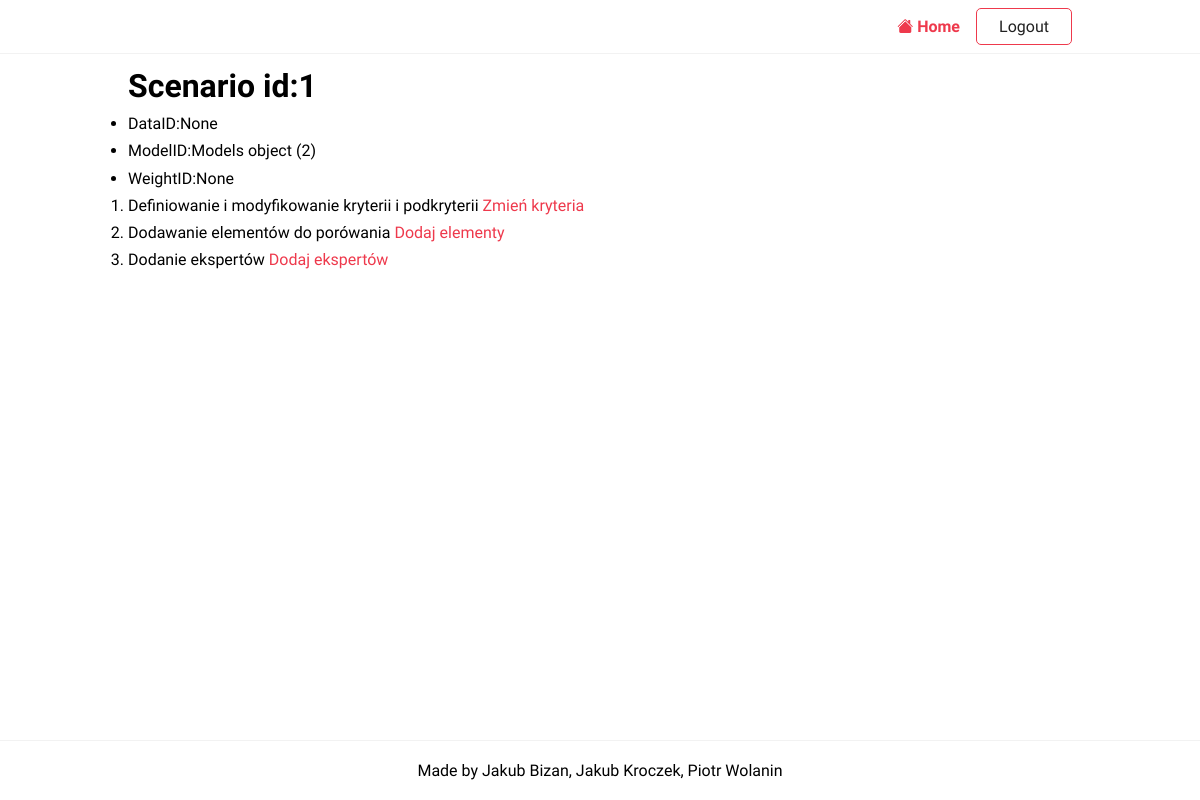
Page /scenarios/view/1 (signed in) on the committed database.
### projekt/models/decisionScenarios.py (models this page shows)
class DecisionScenarios(m.Model):
    modelID = m.ForeignKey(Models, on_delete=m.CASCADE, null=True, blank=True)
    dataID = m.IntegerField(unique=True, null=True, blank=True)
    weightID = m.IntegerField(unique=True, null=True, blank=True)
    userID = m.ForeignKey(User, on_delete=m.CASCADE)

### projekt/models/models.py (models this page shows)
class Models(m.Model):
    ranking_method = m.CharField(max_length=4)
    aggregation_method = m.CharField(max_length=4)
    completeness_required = m.BooleanField()
    criteriasDone = m.BooleanField(default=False)
    expertsDone = m.BooleanField(default=False)
    scaleDone = m.BooleanField(default=False)
    alternativesDone = m.BooleanField(default=False)

### projekt/views/facilitator/scenario.py (the view)
# urls.py: path('scenarios/view/<pk>', ScenarioDetailView.as_view(), name='scenario-detail'),
class ScenarioDetailView(LoginRequiredMixin, DetailView):
    model = DecisionScenarios
    template_name = 'projekt/scenario_detail.html'

### templates/projekt/scenario_detail.html
{%extends 'base.html'%}
{%block content%}
<h1>Scenario id:{{ object.id }}</h1>
<ul>
    <li>DataID:{{ object.dataID }}</li>
    <li>ModelID:{{ object.modelID }}</li>
    <li>WeightID:{{ object.weightID }}</li>
</ul>
<ol>
    <li>Definiowanie i modyfikowanie kryterii i podkryterii <a href={% url 'modify-criteria' object.id %}>Zmień kryteria</a></li>
    <li>Dodawanie elementów do porówania <a href={% url 'modify-alternatives' object.id %}>Dodaj elementy</a></li>
    <li>Dodanie ekspertów <a href="">Dodaj ekspertów</a></li>
</ol>
{%endblock content%}

### projekt/static/css/style.css (style rules this page uses)
:root { --color-primary: #ee394c; --color-secondary: #86b7fe; --color-light: #f2f2f2; --color-gray: #ced4da; --color-dark: #212121; --color-white: #ffffff; --color-error: #e2442f; --color-warning: #ffc900; --color-info: #02a2b9; --color-success: #1ba345; --color-input: #00d1b2; --border-radius: 5px; }
* { margin: 0; padding: 0; box-sizing: border-box; text-rendering: optimizeLegibility; }
html, body { height: 100%; }
body { font-family: 'Dosis', sans-serif; font-size: 1rem; line-height: 1.7; display: flex; flex-direction: column; }
h1 { font-size: 2rem; line-height: 1.5; }
a { color: var(--color-primary); text-decoration: none; }

### rows in the picture
DecisionScenarios: id "1", dataID "None", modelID "Models object (2)", weightID "None"
